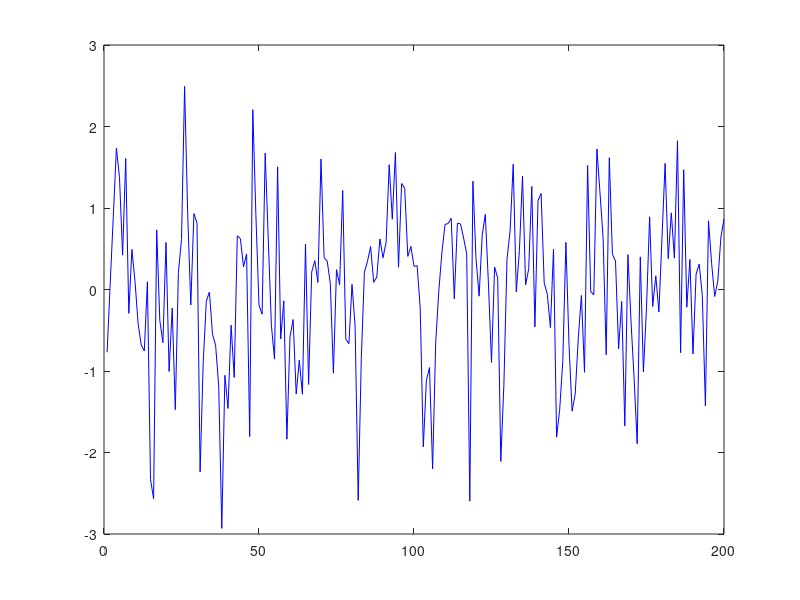
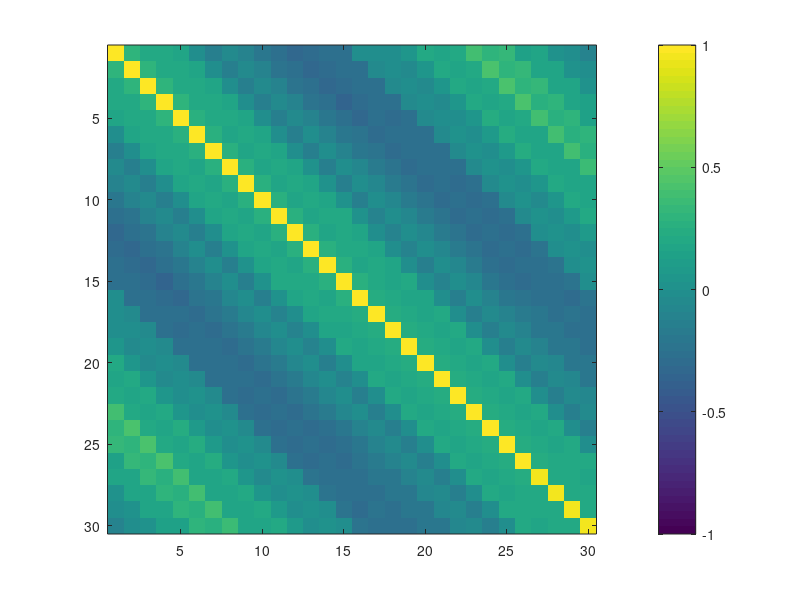
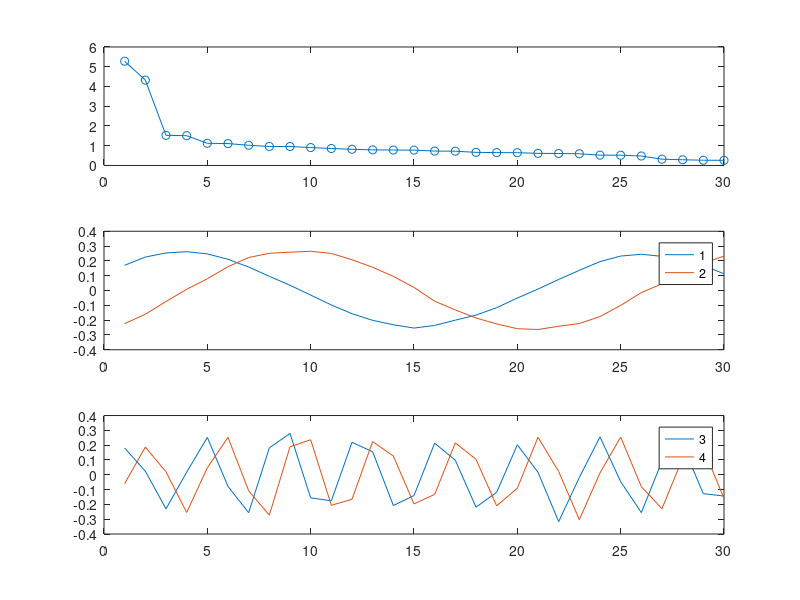
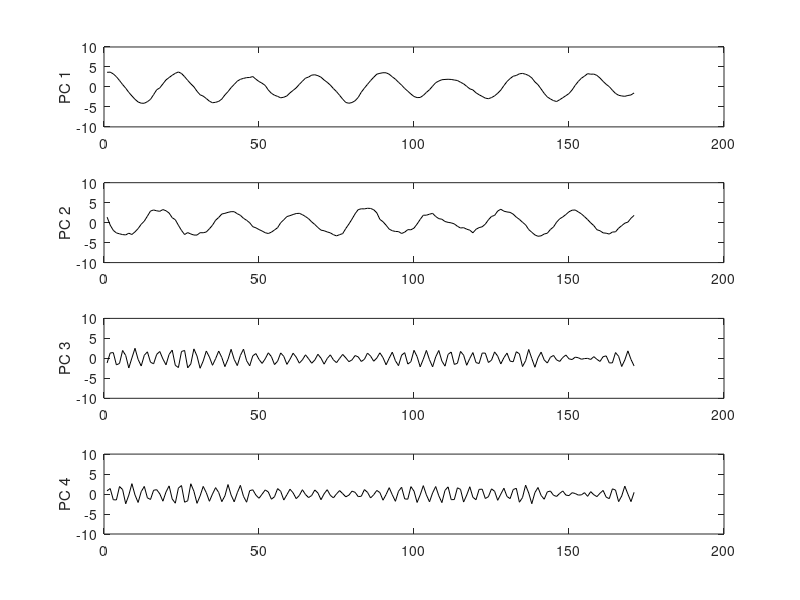

Write MATLAB code to recreate these figures, in order.
%%  SSA tutorial with Matlab
% This Matlab tutorial demonstrates step by step the Singular Spectrum
% Analysis (SSA).
%
% *References*
%
% [1] Groth, A., and M. Ghil, 2015: Monte Carlo Singular Spectrum Analysis (SSA) revisited: Detecting oscillator clusters in multivariate datasets, Journal of Climate, 28, 7873-7893.
%
% Find more research on Singular Spectrum Analysis and related topics at
% <https://dept.atmos.ucla.edu/tcd>

%% Set general Parameters
M = 30;    % window length = embedding dimension
N = 200;   % length of generated time series
T = 22;    % period length of sine function
stdnoise = 1; % noise-to-signal ratio


%% Create time series X
% First of all, we generate a time series, a sine function of length N with
% observational white noise

t = (1:N)';
X = sin(2*pi*t/T);
noise = stdnoise*randn(size(X));
X = X + noise;
X = X - mean(X);            % remove mean value
X = X/std(X,1);             % normalize to standard deviation 1

figure(1);
set(gcf,'name','Time series X');
clf;
plot(t,X,'b-');


%% Calculate covariance matrix C (Toeplitz approach)
% Next, we calculate the covariance matrix. There are several numerical
% approaches to estimate C. Here, we calculate the covariance function with
% CORR and build C with the function TOEPLITZ.

covX = xcorr(X,M-1,'unbiased');
Ctoep=toeplitz(covX(M:end));

figure(2);
set(gcf,'name','Covariance matrix');
clf;
imagesc(Ctoep);
axis square
set(gca,'clim',[-1 1]);
colorbar

%% Calculate covariance matrix (trajectory approach)
% An alternative approach is to determine C directly from the scalar
% product of Y, the time-delayed embedding of X. Although this estimation
% of C does not give a Toeplitz structure, with the eigenvectors not being
% symmetric or antisymmetric, it ensures a positive semi-definite covariance
% matrix.

Y=zeros(N-M+1,M);
for m=1:M    
  Y(:,m) = X((1:N-M+1)+m-1);
end;
Cemb=Y'*Y / (N-M+1);

figure(2);
set(gcf,'name','Covariance matrix');
clf;
imagesc(Cemb);
axis square
set(gca,'clim',[-1 1]);
colorbar

%% Choose covariance estimation
% Choose between Toeplitz approach (cf. Vautard & Ghil) and trajectory
% approach (cf. Broomhead & King).

% C=Ctoep;
C=Cemb;

%% Calculate eigenvalues LAMBDA and eigenvectors RHO
% In order to determine the eigenvalues and eigenvectors of C, we use the
% function EIG. This function returns two matrices, the matrix RHO with
% eigenvectors arranged in columns, and the matrix LAMBDA with eigenvalues
% along the diagonal.

[RHO,LAMBDA] = eig(C);
LAMBDA = diag(LAMBDA);               % extract the diagonal elements
[LAMBDA,ind]=sort(LAMBDA,'descend'); % sort eigenvalues
RHO = RHO(:,ind);                    % and eigenvectors

figure(3);
set(gcf,'name','Eigenvectors RHO and eigenvalues LAMBDA')
clf;
subplot(3,1,1);
plot(LAMBDA,'o-');
subplot(3,1,2);
plot(RHO(:,1:2), '-');
legend('1', '2');
subplot(3,1,3);
plot(RHO(:,3:4), '-');
legend('3', '4');

%% Calculate principal components PC
% The principal components are given as the scalar product between Y, the
% time-delayed embedding of X, and the eigenvectors RHO.

PC = Y*RHO;

figure(4);
set(gcf,'name','Principal components PCs')
clf;
for m=1:4
  subplot(4,1,m);
  plot(t(1:N-M+1),PC(:,m),'k-');
  ylabel(sprintf('PC %d',m));
  ylim([-10 10]);
end;


%% Calculate reconstructed components RC
% In order to determine the reconstructed components RC, we have to invert
% the projecting PC = Y*RHO; i.e. RC = Y*RHO*RHO'=PC*RHO'. Averaging along
% anti-diagonals gives the RCs for the original input X.

RC=zeros(N,M);
for m=1:M
  buf=PC(:,m)*RHO(:,m)'; % invert projection
  buf=buf(end:-1:1,:);
  for n=1:N % anti-diagonal averaging
    RC(n,m)=mean( diag(buf,-(N-M+1)+n) );  
  end
end;

figure(5);
set(gcf,'name','Reconstructed components RCs')
clf;
for m=1:4
  subplot(4,1,m);
  plot(t,RC(:,m),'r-');
  ylabel(sprintf('RC %d',m));
  ylim([-1 1]);
end;

%% Compare reconstruction and original time series
% Note that the original time series X can be completely reconstructed by
% the sum of all reconstructed components RC (upper panel). The sine
% function can be reconstructed with the first pair of RCs (lower panel).

figure(6);
set(gcf,'name','Original time series X and reconstruction RC')
clf;
subplot(2,1,1)
plot(t,X,'b-',t,sum(RC(:,:),2),'r-');
legend('Original','Complete reconstruction');

subplot(2,1,2)
plot(t,X,'b','LineWidth',2);
plot(t,X,'b-',t,sum(RC(:,1:2),2),'r-');
legend('Original','Reconstruction with RCs 1-2');

